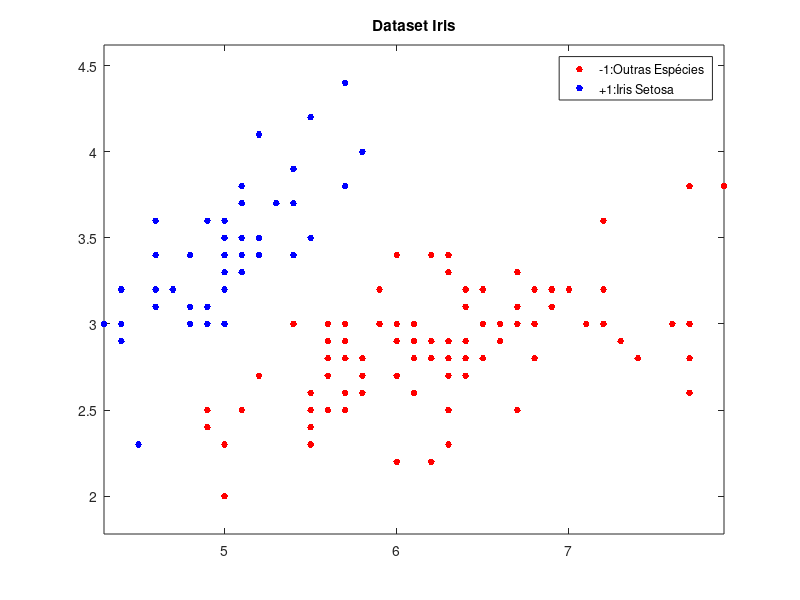

The MATLAB script that drew this image: (Note: this script raises an error after producing the figure.)
     %versão simplificada do SMO algoritmo 
    clear;
    clc;
    close all
    global kfunction;
    global gm  
    Index=[];
    X=[];
    y=[];
    alpha=[];
    %ler o data set 
    Data=csvread('dataset1.csv');   

    [N, M]=size(Data); 
    Xdata=Data(:,1:M-1);  
    Ydata=Data(:,M); 
    I=M-1; %número de componentes de cada vetor xn 
    
    %---------- gráfico  de todo o data set 
    figure(1);
    In=find(Ydata==-1);
    Ip=find(Ydata==1);
    plot(Xdata(In,1),Xdata(In,2),'r.','MarkerSize',15)
    hold on
    plot(Xdata(Ip,1),Xdata(Ip,2),'b.','MarkerSize',15);
    hold on
    legend({'-1:Outras Espécies ','+1:Iris Setosa '});
    title('Dataset Iris');
    axis equal
    hold off 
    
   %----------
   
    op=2;   %Data de treino 80% do data set:  op=1   seleciona a partir do inicio 80%; op=2  selecionado aleatoriamente 80%;
    Nt=round(0.8*N);
    if op==1
        p=1:N;
    end
    if op==2  %Data de treino - 80% do Data set -- selecionado aleatoriamente
        p = randperm(N); %returns a row vector containing a random permutation of the integers from 1 to M inclusive
    end
      
    Xt=Xdata(p(1:Nt),:);   
    Yt=Ydata(p(1:Nt),:);  
    
    %Data set para validação - 20% do Data set -- selecionado aleatoriamente 
    Xv=Xdata(p(Nt+1:N),:);
    Yv=Ydata(p(Nt+1:N),:);
   

    %---------- adaptar à configuração do algoritmo SMO
    
    X=Xt';   % Pontos -- organiza-los por coluna: x1; x2; ...;xN
    y=Yt';   % labels correspondentes -- vetor linha: y1,y2,...,yN
    
    [m,N]=size(X);                       % size of data
    alpha=zeros(1,N);                    % alpha variables
    bias=0;                              % initial bias
    it=0;                                % iteration index  
    
    %%DEFINIR PARAMETROS
    C=10;  
    tol=1e-4;
    kfunction='l';  %'l' Linear kernel;  'g' Gaussian kernel;  'p' polynomial kernel 
    sigma=1;
    gm = 1/(2*sigma^2);
    maxit=100;  
    max_passes=1;
    it=0;
    passes=0;
    while (passes < max_passes && it<maxit)                     % number of iterations less than maximum
        it=it+1
        changed_alphas=0;                % number of changed alphas
        for i=1:N                        % for each alpha_i
            Ei=sum(alpha.*y.*K(X,X(:,i)))+bias-y(i);    
            yE=Ei*y(i)
            if (alpha(i)<C && yE<-tol) || (alpha(i)>0 && yE>tol)   % KKT violation
                for j=[1:i-1,i+1:N]        % for each alpha_j not equal alpha_i
                    Ej=sum(alpha.*y.*K(X,X(:,j)))+bias-y(j);
                    ai=alpha(i);         % alpha_i old
                    aj=alpha(j);         % alpha_j old
                    if y(i)==y(j)        % s=y_i y_j=1
                        L=max(0,alpha(i)+alpha(j)-C);
                        H=min(C,alpha(i)+alpha(j));
                    else                 % s=y_i y_j=-1
                        L=max(0,alpha(j)-alpha(i));
                        H=min(C,C+alpha(j)-alpha(i));
                    end
                    if L==H              % skip when L==H
                        continue
                    end
                    eta=2*K(X(:,j),X(:,i))-K(X(:,i),X(:,i))-K(X(:,j),X(:,j));
                    if eta >=0
                        continue
                    end

                    alpha(j)=alpha(j)+y(j)*(Ej-Ei)/eta;   % update alpha_j
                    if alpha(j) > H
                        alpha(j) = H;
                    elseif alpha(j) < L
                        alpha(j) = L;
                    end
                    if norm(alpha(j)-aj) < tol       % skip if no change
                        continue
                    end
                    alpha(i)=alpha(i)-y(i)*y(j)*(alpha(j)-aj);   % find alpha_i
                    bi = bias - Ei - y(i)*(alpha(i)-ai)*K(X(:,i),X(:,i))...
                        -y(j)*(alpha(j)-aj)*K(X(:,j),X(:,i));
                    bj = bias - Ej - y(i)*(alpha(i)-ai)*K(X(:,i),X(:,j))...
                        -y(j)*(alpha(j)-aj)*K(X(:,j),X(:,j));   
                    if 0<alpha(i) && alpha(i)<C
                        bias=bi;
                    elseif 0<alpha(j) && alpha(j)<C
                        bias=bj;
                    else
                        bias=(bi+bj)/2;
                    end
                    changed_alphas=changed_alphas+1;  % one more alpha changed
                end
            end
        end
        if changed_alphas==0             % no more changed alpha, quit
            passes=passes+1;
        else
            passes=0;
        end
       
    end % end of iteration
    
     Index=find(abs(alpha)>10^(-3));     % indecies of non-zero alphas
     alpha=alpha(Index);                  % find non-zero alphas
     Xsv=X(:,Index);                      % find support vectors
     ysv=y(Index);                        % their corresponding indecies
     nsv=length(ysv);  

    
     it
     passes


    %%%  calcular bias
    bias=0;
     for i=1:nsv   
        bias=bias+(ysv(i)-sum(ysv.*alpha.*K(Xsv,Xsv(:,i))));
    end
    bias=bias/nsv;

     %--- 
    fprintf('SVM - Vetores de suporte: \n');
    fprintf('  n:    alpha_n         Xsv                   Y_n   \n');
    for j=1:length(Index)
       fprintf('%4i    %.4f      x=[%.4f, %.4f]     %4d \n', Index(j), alpha(j), Xsv(1,j), Xsv(2,j), ysv(j)); 
      
    end
    
    %classificador
    Xx=Xv';
    [m n]=size(Xx);
    for i=1:n
     Yp(i)=sign(sum(alpha.*ysv.*K(Xsv,Xx(:,i)))+bias);    % Yp - classe prevista pelo classificador
    end
    
   %%%
   ErrDv=sum(abs(Yp-Yv'));  % out-sample error == erro com o data de validação
   fprintf('\n out-sample error: %.4e ', ErrDv);
    
   %---- gráfico  do data set de treino 
    figure
    In=find(Yt==-1);
    Ip=find(Yt==1);
    h(1)=plot(Xt(In,1),Xt(In,2),'r.','Markersize',15);
    hold on
    h(2)=plot(Xt(Ip,1),Xt(Ip,2),'b.','MarkerSize',15);
    hold on
    %-- gráfico dos support vectors
    h(3)=plot(X(1,Index),X(2,Index),'ko','MarkerSize',8);
    hold on
    %---- opcional
    flag=1;  % flag=1 faz também o gráfico do  data set de validação; flag=0  não faz o gráfico do  data set de validação
    if flag
        In=find(Yv==-1);
        Ip=find(Yv==1);
        h(4)=plot(Xv(In,1),Xv(In,2),'ro','Markersize',4);
        hold on
        h(5)=plot(Xv(Ip,1),Xv(Ip,2),'bo','MarkerSize',4);
        hold on
    end
        
    %--- faz o gráfico da fronteira de decisão
    d = 0.1;
    [x1Grid,x2Grid] = meshgrid(min(Xt(:,1)):d:max(Xt(:,1)),...
    min(Xt(:,2)):d:max(Xt(:,2)));
    xGrid = [x1Grid(:), x2Grid(:)];
  
    %classificador  
    Xx=xGrid';
    [m n]=size(Xx);
    for i=1:n
     Yp(i)=sum(alpha.*ysv.*K(Xsv,Xx(:,i)))+bias;    % Yp - valor dado pelo classificador
    end
    contour(x1Grid,x2Grid,reshape(Yp,size(x1Grid)),[0 0], 'k');  %'ShowText','on'
     
 
    %----
    title('SVM dual com SMO  + fronteira de decisão');
    if ~flag
       legend(h,{'-1:Outras Especies-treino','+1:Setosa-treino','Vetores Suporte'});    
    else  
       legend(h,{'-1:Outras Espécies-treino','+1:Setosa-treino','Vetores Suporte', '-1:Outras Espécies-validação','+1:Setosa-validação'});
        
    end
    axis equal
    hold on

  
    %
    
    